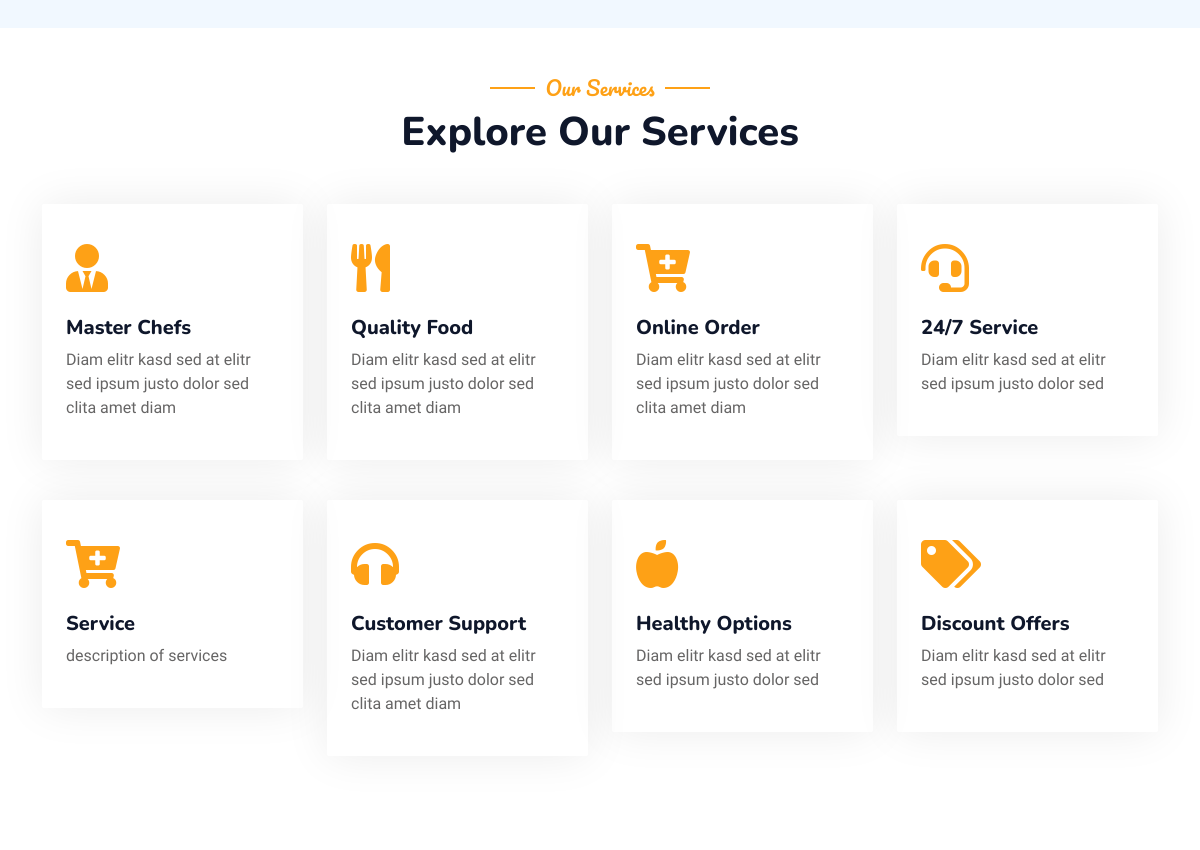
Before: /stars/restaurant/ (middle part) with the older database file.
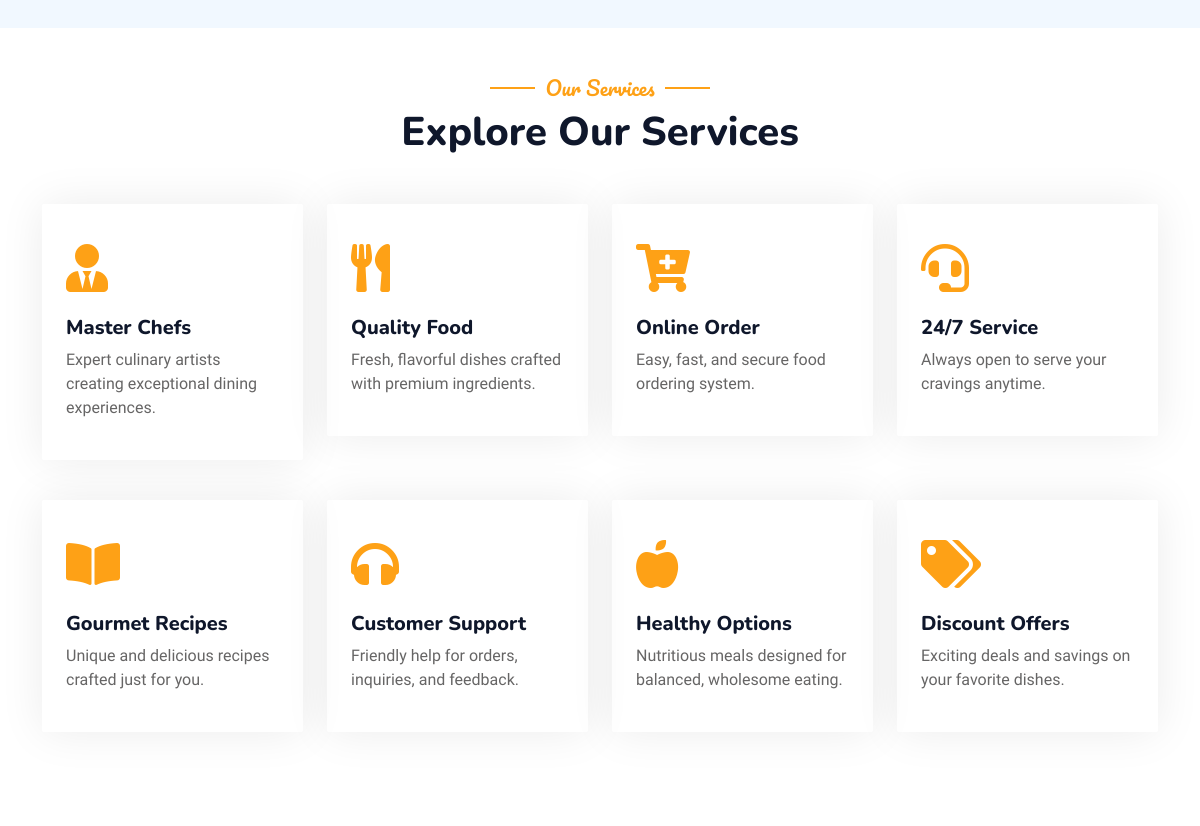
After: the same page with the newer database file.
### restaurant_app/models.py (models this page shows, shortened)
class Services(models.Model):
    name = models.CharField(max_length=50, blank=False, default='Service')
    description = models.CharField(max_length=2500,blank=False,default='description of services')
    icon = models.ImageField(upload_to='icons/',default='defa/client.png')
    text_icon = models.CharField(max_length=2500,default='fa fa-3x fa-cart-plus text-primary mb-4')

### restaurant_app/views.py (the view)
# urls.py: path('',views.home,name='home'),
def home(request):
    rest_detail = get_object_or_404(Rest_detail,pk =1)
    services = Services.objects.all()
    about_us = AboutUs.objects.first()
    about_us_images = AboutUsImage.objects.filter(about_us=about_us) if about_us else None
    drinks = Drinks.objects.all()
    meals = Meals.objects.all()
    sandwiches = Sandwiches.objects.all()
    grills = Grills.objects.all()
    sweets = Sweets.objects.all()
    salads = Salads.objects.all()
    clients = Clients.objects.all()
    chefs = Chefs.objects.all()
    if chefs.count()>=4:
        chefs = random.sample(list(chefs), 4)
    combined_items = list(chain(drinks, meals, sandwiches, grills, sweets, salads))
    shuffle(combined_items)  # Shuffle the combined items
    items = combined_items[:10]  # Get 10 random items
    if items:
        half = len(items) // 2
        first_half = items[:half]
        second_half = items[half:]
    else:
        first_half = []
        second_half = []
    context = {
        'rest_detail': rest_detail,
        'services': services,
        'about_us': about_us,
        'about_us_images': about_us_images,
        'drinks': drinks,
        'meals': meals,
        'sandwiches': sandwiches,
        'grills': grills,
        'sweets': sweets,
        'salads': salads,
        'chefs': chefs,
        'clients': clients,
        'first_half': first_half,
        'second_half': second_half,
        }
    return render(request,'restaurant/index.html',context)

### restaurant_app/templates/restaurant/index.html (shortened to what this page needs)
{% extends 'restaurant/base.html' %}
{% load static %}
{% block content %}
<body>
    <div class="container-xxl bg-white p-0">
 <div class="container-xxl py-5">
    <div class="container">
        <div class="text-center wow fadeInUp" data-wow-delay="0.1s">
            <h5 class="section-title ff-secondary text-center text-primary fw-normal">Our Services</h5>
            <h1 class="mb-5">Explore Our Services</h1>
        </div>
        <div class="row g-4">
            {% for service in services %}
            <div class="col-lg-3 col-sm-6 wow fadeInUp" data-wow-delay="0.1s">
                <div class="service-item rounded pt-3">
                    <div class="p-4">
                        <i class="{{ service.text_icon }}"></i>
                        <h5>{{ service.name }}</h5>
                        <p>{{ service.description }}</p>
                    </div>
                </div>
            </div>
            {% if forloop.counter|divisibleby:4 and not forloop.last %}<p></p>
            </div><div class="row g-4">
            {% endif %}
            {% endfor %}
        </div>
    </div>
</div>
        <div class="container-xxl py-5">
            <div class="container">
                <div class="row g-5 align-items-center">
                    <div class="col-lg-6">
                        <div class="row g-3">
                        </div>
                    </div>
                </div>
            </div>
        </div>
{% endblock content %}

### restaurant_app/templates/restaurant/base.html (shortened to what this page needs)
{% load static %}
<head>
    <link href="https://cdnjs.cloudflare.com/ajax/libs/font-awesome/5.10.0/css/all.min.css" rel="stylesheet">
    <link href="https://cdn.jsdelivr.net/npm/bootstrap-icons@1.4.1/font/bootstrap-icons.css" rel="stylesheet">
    <link href="{% static 'lib/animate/animate.min.css' %}" rel="stylesheet">
    <link href="{% static 'lib/owlcarousel/assets/owl.carousel.min.css' %}" rel="stylesheet">
    <link href="{% static 'lib/tempusdominus/css/tempusdominus-bootstrap-4.min.css' %}" rel="stylesheet" />
    <link href="{% static 'css/bootstrap.min.css' %}" rel="stylesheet">
    <link href="{% static 'css/style.css' %}" rel="stylesheet">
</head>
{% block content %}
{% endblock content %}
</body>
</html>

### restaurant_app/templates/restaurant/navbar.html (shortened to what this page needs)
{%load static%}

### restaurant_app/static/css/style.css (style rules this page uses)
.ff-secondary { font-family: 'Pacifico', cursive; }
.section-title { position: relative; display: inline-block; }
.section-title::before { position: absolute; content: ""; width: 45px; height: 2px; top: 50%; left: -55px; margin-top: -1px; background: var(--primary); }
.section-title::after { position: absolute; content: ""; width: 45px; height: 2px; top: 50%; right: -55px; margin-top: -1px; background: var(--primary); }
.service-item { box-shadow: 0 0 45px rgba(0, 0, 0, .08); transition: .5s; }
.service-item * { transition: .5s; }

Changed rows visible on the page:
changed Services "Master Chefs": description "Diam elitr kasd sed at elitr sed ipsum justo dolor sed clita amet diam" → "Expert culinary artists creating exceptional dining experiences."
changed Services "Quality Food": description "Diam elitr kasd sed at elitr sed ipsum justo dolor sed clita amet diam" → "Fresh, flavorful dishes crafted with premium ingredients."
changed Services "Online Order": description "Diam elitr kasd sed at elitr sed ipsum justo dolor sed clita amet diam" → "Easy, fast, and secure food ordering system."
changed Services "24/7 Service": description "Diam elitr kasd sed at elitr sed ipsum justo dolor sed" → "Always open to serve your cravings anytime."
changed Services: name "Service" → "Gourmet Recipes"; description "description of services" → "Unique and delicious recipes crafted just for you."
changed Services "Customer Support": description "Diam elitr kasd sed at elitr sed ipsum justo dolor sed clita amet diam" → "Friendly help for orders, inquiries, and feedback."
changed Services "Healthy Options": description "Diam elitr kasd sed at elitr sed ipsum justo dolor sed" → "Nutritious meals designed for balanced, wholesome eating."
changed Services "Discount Offers": description "Diam elitr kasd sed at elitr sed ipsum justo dolor sed" → "Exciting deals and savings on your favorite dishes."
